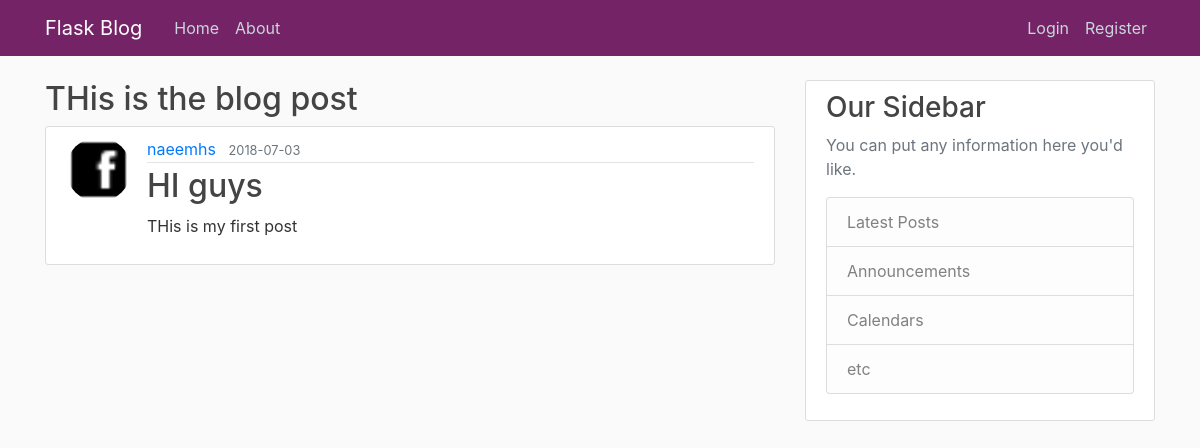
The page /post/29 on the database its author committed.
### flask_blog/models.py (models this page shows, shortened)
class User(db.Model, UserMixin):
    id = db.Column(db.Integer, primary_key=True)
    username = db.Column(db.String(20), unique=True, nullable=False)
    email = db.Column(db.String(120), unique=True, nullable=False)
    image_file = db.Column(db.String(20), nullable=False, default='default.jpg')
    password = db.Column(db.String(60), nullable=False)
    posts = db.relationship('Post', backref='author', lazy=True)

class Post(db.Model):
    id = db.Column(db.Integer, primary_key=True)
    title = db.Column(db.String(100), nullable=False)
    date_posted = db.Column(
        db.DateTime, nullable=False, default=datetime.utcnow)
    content = db.Column(db.Text, nullable=False)
    user_id = db.Column(db.Integer, db.ForeignKey('user.id'), nullable=False)

### flask_blog/routes.py (the view)
@app.route("/post/<int:post_id>")
def post(post_id):
    post = Post.query.get_or_404(post_id)
    return render_template('post.html',title = post.title,post=post)

### flask_blog/templates/post.html
{% extends "layout.html" %} {%block content%}
<h2>THis is the blog post</h2>
<article class="media content-section">
    <img class="rounded-circle article-img" src="{{ url_for('static', filename='profile_pic/' + post.author.image_file) }}">
    <div class="media-body">
        <div class="article-metadata">
            <a class="mr-2" href="{{ url_for('user_posts',username= post.author.username) }}">{{ post.author.username }}</a>
            <small class="text-muted">{{ post.date_posted.strftime('%Y-%m-%d') }}</small>
        </div>
        <h2>
            <a class="article-title" >{{ post.title }}</a>
        </h2>
        <p class="article-content">{{ post.content }}</p>
    </div>
</article>
{% endblock content %}

### flask_blog/static/main.css (style rules this page uses)
body { background: #fafafa; color: #333333; margin-top: 5rem; }
h1, h2, h3, h4, h5, h6 { color: #444444; }
.content-section { background: #ffffff; padding: 10px 20px; border: 1px solid #dddddd; border-radius: 3px; margin-bottom: 20px; }
.article-title { color: #444444; }
.article-content { white-space: pre-line; }
.article-img { height: 65px; width: 65px; margin-right: 16px; }
.article-metadata { padding-bottom: 1px; margin-bottom: 4px; border-bottom: 1px solid #e3e3e3 }

### rows shown on the page
User: image_file (picture), author.username "naeemhs"
Post: date_posted "2018-07-03", title "HI guys", content "THis is my first post"
